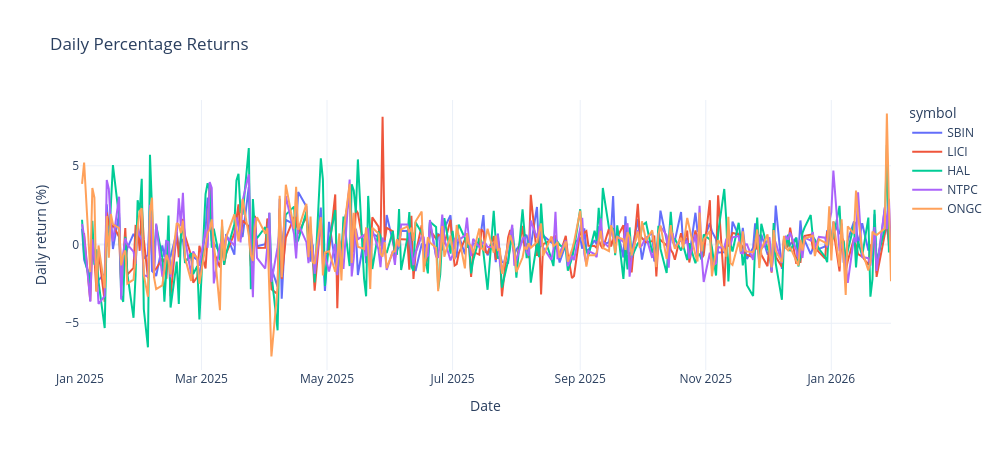

The cell this chart's notebook holds for it:
### Code cell
fig = px.line(
    long_data, 
    x="date",
    y="return_pct",
    color="symbol",
    title="Daily Percentage Returns",
    labels={"date":"Date", "return_pct":"Daily return (%)"}, 
    width=1000,
    height=450,
    render_mode="svg"
)
fig.show()
fig.write_image("../images/daily-percentage-returns.png", width=1000, height=400, scale=2)

### Figure 1 — Plotly figure (JSON) as saved in the notebook; plotly's stock layout.template omitted (floating-point values rounded to 4 significant figures; data arrays with more than 128 entries replaced by an {"elided": "..."} marker saying what was removed)
{"data": [{"hovertemplate": "symbol=SBIN<br>Date=%{x}<br>Daily return (%)=%{y}<extra></extra>", "legendgroup": "SBIN", "line": {"color": "#636efa", "dash": "solid"}, "marker": {"symbol": "circle"}, "mode": "lines", "name": "SBIN", "orientation": "v", "showlegend": true, "type": "scatter", "x": {"elided": "269 str values"}, "xaxis": "x", "y": {"elided": "269 float values"}, "yaxis": "y"}, {"hovertemplate": "symbol=LICI<br>Date=%{x}<br>Daily return (%)=%{y}<extra></extra>", "legendgroup": "LICI", "line": {"color": "#EF553B", "dash": "solid"}, "marker": {"symbol": "circle"}, "mode": "lines", "name": "LICI", "orientation": "v", "showlegend": true, "type": "scatter", "x": {"elided": "269 str values"}, "xaxis": "x", "y": {"elided": "269 float values"}, "yaxis": "y"}, {"hovertemplate": "symbol=HAL<br>Date=%{x}<br>Daily return (%)=%{y}<extra></extra>", "legendgroup": "HAL", "line": {"color": "#00cc96", "dash": "solid"}, "marker": {"symbol": "circle"}, "mode": "lines", "name": "HAL", "orientation": "v", "showlegend": true, "type": "scatter", "x": {"elided": "269 str values"}, "xaxis": "x", "y": {"elided": "269 float values"}, "yaxis": "y"}, {"hovertemplate": "symbol=NTPC<br>Date=%{x}<br>Daily return (%)=%{y}<extra></extra>", "legendgroup": "NTPC", "line": {"color": "#ab63fa", "dash": "solid"}, "marker": {"symbol": "circle"}, "mode": "lines", "name": "NTPC", "orientation": "v", "showlegend": true, "type": "scatter", "x": {"elided": "269 str values"}, "xaxis": "x", "y": {"elided": "269 float values"}, "yaxis": "y"}, {"hovertemplate": "symbol=ONGC<br>Date=%{x}<br>Daily return (%)=%{y}<extra></extra>", "legendgroup": "ONGC", "line": {"color": "#FFA15A", "dash": "solid"}, "marker": {"symbol": "circle"}, "mode": "lines", "name": "ONGC", "orientation": "v", "showlegend": true, "type": "scatter", "x": {"elided": "269 str values"}, "xaxis": "x", "y": {"elided": "269 float values"}, "yaxis": "y"}], "layout": {"height": 450, "legend": {"title": {"text": "symbol"}, "tracegroupgap": 0}, "title": {"text": "Daily Percentage Returns"}, "width": 1000, "xaxis": {"anchor": "y", "domain": [0, 1], "title": {"text": "Date"}}, "yaxis": {"anchor": "x", "domain": [0, 1], "title": {"text": "Daily return (%)"}}}}
